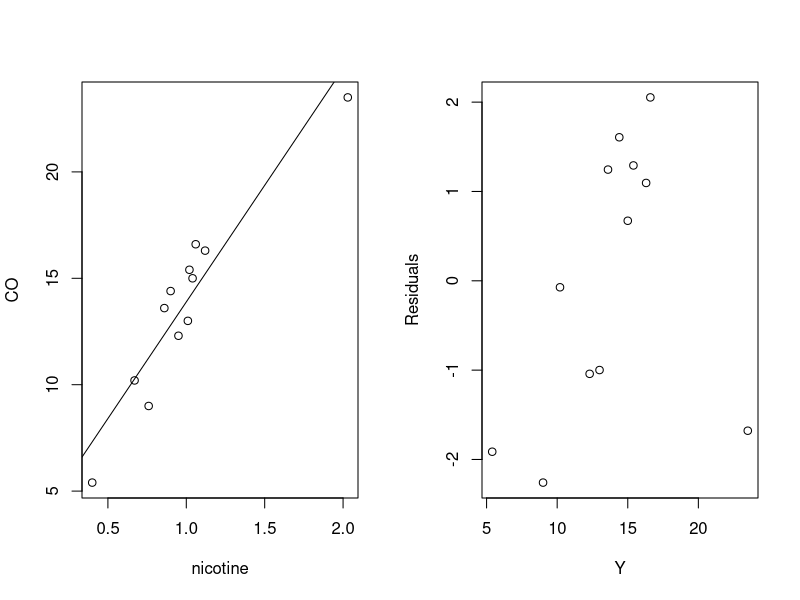

Recreate this plot in R.
X= c(0.86,1.06,2.03,0.67,0.4,1.04,0.76,0.95,1.12,1.02,1.01,0.9)
Y= c(13.6,16.6,23.5,10.2,5.4,15,9,12.3,16.3,15.4,13,14.4)
Y1=c()

par(mfrow = c(1,2))
plot(X, Y, xlab="nicotine", ylab="CO") 

fit = lm(Y ~ X)   

abline(fit)       

summary(fit)
resi = resid(fit)
print(resi)
plot(Y,resi, ylab="Residuals", xlab="Y") 


for (i in X){
 Y2=10.96*i+2.929
 Y1=append(Y1,Y2)
}

print(summary(fit))

V=data.frame(X,Y1)
print("new data frame")
print(V)

